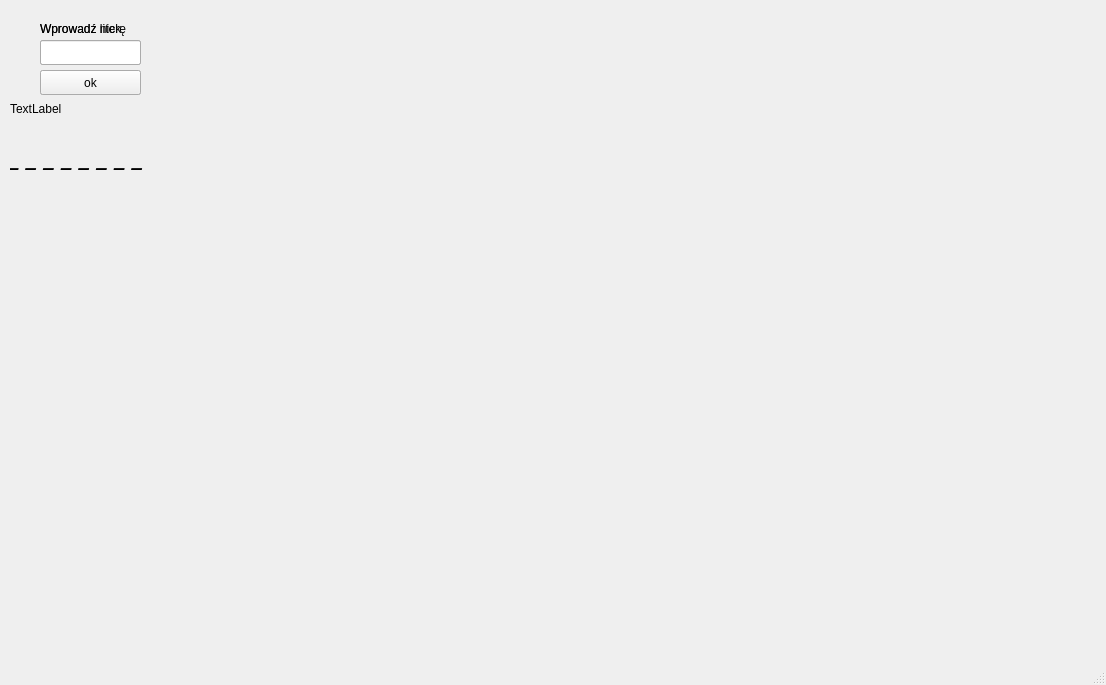
<?xml version="1.0" encoding="UTF-8"?>
<ui version="4.0">
 <class>MainWindow</class>
 <widget class="QMainWindow" name="MainWindow">
  <property name="geometry">
   <rect>
    <x>0</x>
    <y>0</y>
    <width>1106</width>
    <height>685</height>
   </rect>
  </property>
  <property name="windowTitle">
   <string>MainWindow</string>
  </property>
  <widget class="QWidget" name="centralwidget">
   <widget class="QPushButton" name="pushButton">
    <property name="geometry">
     <rect>
      <x>40</x>
      <y>70</y>
      <width>101</width>
      <height>25</height>
     </rect>
    </property>
    <property name="text">
     <string>ok</string>
    </property>
    <property name="default">
     <bool>false</bool>
    </property>
   </widget>
   <widget class="QLineEdit" name="lineEdit">
    <property name="geometry">
     <rect>
      <x>40</x>
      <y>40</y>
      <width>101</width>
      <height>25</height>
     </rect>
    </property>
    <property name="maxLength">
     <number>10</number>
    </property>
   </widget>
   <widget class="QLabel" name="label">
    <property name="geometry">
     <rect>
      <x>40</x>
      <y>20</y>
      <width>101</width>
      <height>17</height>
     </rect>
    </property>
    <property name="text">
     <string>Wprowadź nick</string>
    </property>
   </widget>
   <widget class="QLineEdit" name="lineEdit_2">
    <property name="geometry">
     <rect>
      <x>40</x>
      <y>40</y>
      <width>101</width>
      <height>25</height>
     </rect>
    </property>
    <property name="maxLength">
     <number>1</number>
    </property>
   </widget>
   <widget class="QPushButton" name="pushButton_2">
    <property name="geometry">
     <rect>
      <x>40</x>
      <y>70</y>
      <width>101</width>
      <height>25</height>
     </rect>
    </property>
    <property name="text">
     <string>ok</string>
    </property>
    <property name="default">
     <bool>false</bool>
    </property>
   </widget>
   <widget class="QLabel" name="label_2">
    <property name="geometry">
     <rect>
      <x>40</x>
      <y>20</y>
      <width>121</width>
      <height>17</height>
     </rect>
    </property>
    <property name="text">
     <string>Wprowadź literę</string>
    </property>
   </widget>
   <widget class="QLabel" name="label_3">
    <property name="geometry">
     <rect>
      <x>10</x>
      <y>130</y>
      <width>171</width>
      <height>51</height>
     </rect>
    </property>
    <property name="font">
     <font>
      <family>Source Code Pro</family>
      <pointsize>20</pointsize>
      <italic>true</italic>
     </font>
    </property>
    <property name="text">
     <string>_ _ _ _ _ _ _ _</string>
    </property>
   </widget>
   <widget class="QLabel" name="label_5">
    <property name="geometry">
     <rect>
      <x>10</x>
      <y>100</y>
      <width>64</width>
      <height>17</height>
     </rect>
    </property>
    <property name="text">
     <string>TextLabel</string>
    </property>
   </widget>
   <widget class="QLabel" name="label_4">
    <property name="geometry">
     <rect>
      <x>10</x>
      <y>120</y>
      <width>321</width>
      <height>381</height>
     </rect>
    </property>
    <property name="text">
     <string/>
    </property>
    <property name="pixmap">
     <pixmap>wisielce/6.png</pixmap>
    </property>
   </widget>
  </widget>
  <widget class="QStatusBar" name="statusbar"/>
 </widget>
 <resources/>
 <connections/>
</ui>
